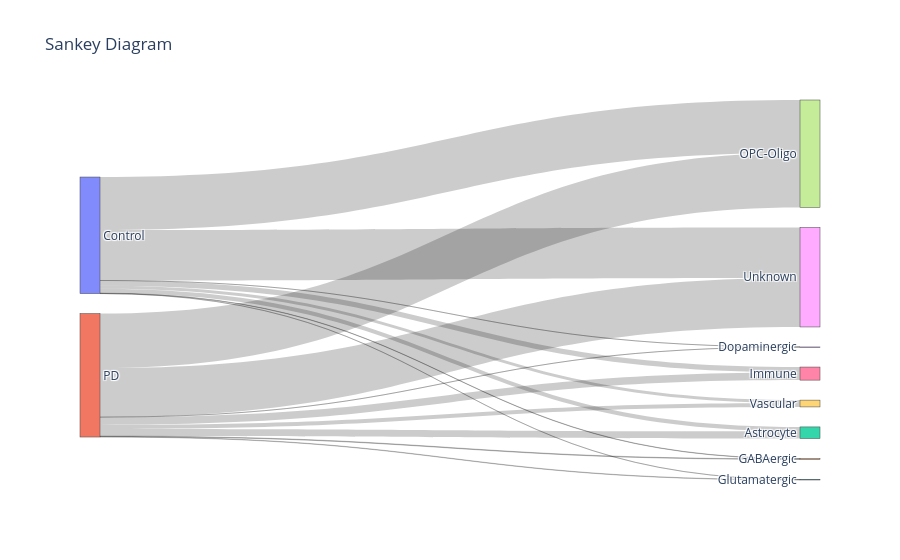

This figure's notebook cell:
### Code cell
sankey_from_obs(
    adata_neurons_tmp,
    source_col="condition_id",
    target_col="cell_type_refined"
)

### Figure 1 — Plotly figure (JSON) as saved in the notebook; plotly's stock layout.template omitted (floating-point values rounded to 4 significant figures)
{"data": [{"link": {"source": [0, 0, 0, 0, 0, 0, 0, 0, 1, 1, 1, 1, 1, 1, 1, 1], "target": [2, 3, 4, 5, 6, 7, 8, 9, 2, 3, 4, 5, 6, 7, 8, 9], "value": [4785, 43, 356, 170, 5755, 57039, 54378, 3039, 7742, 38, 611, 420, 8333, 58649, 52857, 4290]}, "node": {"label": ["Control", "PD", "Astrocyte", "Dopaminergic", "GABAergic", "Glutamatergic", "Immune", "OPC-Oligo", "Unknown", "Vascular"], "pad": 20, "thickness": 20}, "type": "sankey"}], "layout": {"font": {"size": 12}, "title": {"text": "Sankey Diagram"}}}
